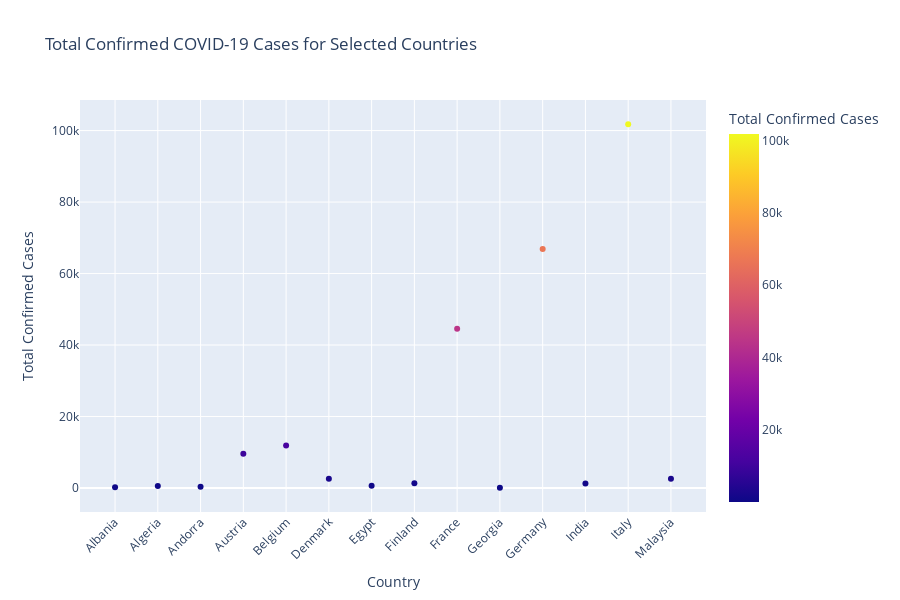

Notebook cell for this chart:
### Markdown cell above
Data Distribution using Scatter Plot

### Code cell
# Create a scatter plot using Plotly Express
fig = px.scatter(grouped_data, x='Country', y='Cumulative_cases',
                 color='Cumulative_cases',
                 labels={'Cumulative_cases': 'Total Confirmed Cases'},
                 title='Total Confirmed COVID-19 Cases for Selected Countries',
                 height=600)

# Adjust figure width and x-axis label rotation
fig.update_layout(width=900, xaxis_tickangle=-45)  

# Show the plot
fig.show()

### Figure 1 — Plotly figure (JSON) as saved in the notebook; plotly's stock layout.template omitted (floating-point values rounded to 4 significant figures)
{"data": [{"hovertemplate": "Country=%{x}<br>Total Confirmed Cases=%{marker.color}<extra></extra>", "legendgroup": "", "marker": {"color": [223, 584, 370, 9618, 11899, 2577, 656, 1352, 44550, 103, 66885, 1251, 101739, 2626], "coloraxis": "coloraxis", "symbol": "circle"}, "mode": "markers", "name": "", "orientation": "v", "showlegend": false, "type": "scatter", "x": ["Albania", "Algeria", "Andorra", "Austria", "Belgium", "Denmark", "Egypt", "Finland", "France", "Georgia", "Germany", "India", "Italy", "Malaysia"], "xaxis": "x", "y": [223, 584, 370, 9618, 11899, 2577, 656, 1352, 44550, 103, 66885, 1251, 101739, 2626], "yaxis": "y"}], "layout": {"coloraxis": {"colorbar": {"title": {"text": "Total Confirmed Cases"}}, "colorscale": [[0, "#0d0887"], [0.1111, "#46039f"], [0.2222, "#7201a8"], [0.3333, "#9c179e"], [0.4444, "#bd3786"], [0.5556, "#d8576b"], [0.6667, "#ed7953"], [0.7778, "#fb9f3a"], [0.8889, "#fdca26"], [1, "#f0f921"]]}, "height": 600, "legend": {"tracegroupgap": 0}, "title": {"text": "Total Confirmed COVID-19 Cases for Selected Countries"}, "width": 900, "xaxis": {"anchor": "y", "autorange": true, "domain": [0, 1], "range": [-0.8209, 13.82], "tickangle": -45, "title": {"text": "Country"}, "type": "category"}, "yaxis": {"anchor": "x", "autorange": true, "domain": [0, 1], "range": [-6712.0, 108600.0], "title": {"text": "Total Confirmed Cases"}, "type": "linear"}}}
